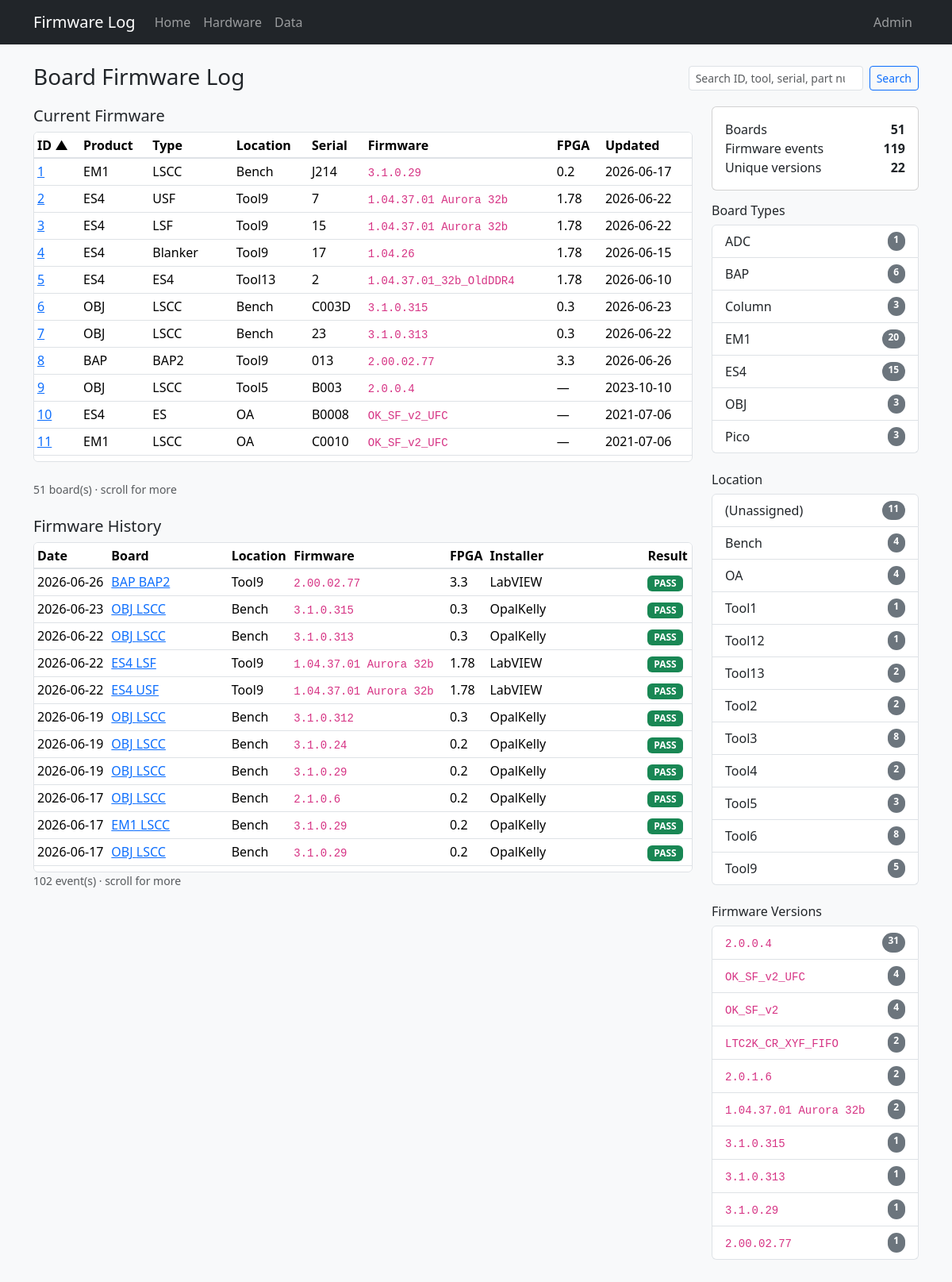
The page / on the database its author committed.
### tables this page shows
CREATE TABLE "boards" (
                board_id      INTEGER PRIMARY KEY,
                tool          TEXT,
                board_slot    TEXT,
                manufacturer  TEXT NOT NULL DEFAULT 'PDF Solutions Inc.',
                board_name    TEXT NOT NULL,
                serial        TEXT NOT NULL,
                part_number   TEXT,
                revision      TEXT,
                file_id       TEXT,
                product_name  TEXT NOT NULL,
                ddr_fbga      TEXT
            , inventory_serial TEXT, status TEXT, role TEXT, comment TEXT, open_item TEXT, po TEXT, modified_by TEXT, source_updated_at TEXT, data_source TEXT, dc_status TEXT, ac_status TEXT, gcal_status TEXT, adc_status TEXT, eeprom_status TEXT);

CREATE TABLE "firmware_history" (
                event_id    INTEGER PRIMARY KEY AUTOINCREMENT,
                board_id    INTEGER NOT NULL REFERENCES boards (board_id),
                event_date  TEXT NOT NULL,
                event_time  TEXT,
                fpga        TEXT,
                firmware    TEXT NOT NULL,
                installer   TEXT,
                result      TEXT
            );

### app.py (the view)
@app.route("/")
def index():
    product = request.args.get("product")
    firmware = request.args.get("firmware")
    tool = request.args.get("tool")
    search = request.args.get("q", "").strip()
    sort = request.args.get("sort", "board_id")
    order = request.args.get("order", "asc")
    return render_template(
        "index.html",
        boards=db.list_boards(
            product_name=product,
            firmware=firmware,
            tool=tool,
            search=search,
            sort=sort,
            order=order,
        ),
        history=db.list_history(
            product_name=product,
            firmware=firmware,
            tool=tool,
            search=search,
        ),
        stats=db.dashboard_stats(),
        fw_stats=db.firmware_stats(),
        tool_stats=db.tool_stats(),
        products=db.board_products(),
        available_firmware=db.firmware_for_product(product) if product else set(),
        available_products=db.products_for_firmware(firmware) if firmware else set(),
        available_tools=(
            db.tools_for_product(product) if product
            else db.tools_for_firmware(firmware) if firmware
            else set()
        ),
        available_products_for_tool=db.products_for_tool(tool) if tool else set(),
        available_firmware_for_tool=db.firmware_for_tool(tool) if tool else set(),
        product_filter=product,
        firmware_filter=firmware,
        tool_filter=tool,
        search=search,
        sort=sort,
        order=order,
    )

### db.py (called while the page is built)
def dict_row(cursor, row):
    return {col[0]: row[i] for i, col in enumerate(cursor.description)}

@contextmanager
def get_db():
    conn = sqlite3.connect(DATABASE)
    conn.row_factory = dict_row
    try:
        yield conn
    finally:
        conn.close()

def fetch_all(query, params=()):
    with get_db() as conn:
        return conn.execute(query, params).fetchall()

def fetch_one(query, params=()):
    with get_db() as conn:
        return conn.execute(query, params).fetchone()

def _board_search_clause(search, alias="b", extra_columns=()):
    if not search:
        return None, []
    like = f"%{search}%"
    columns = [col.format(a=alias) for col in BOARD_SEARCH_COLUMNS] + list(extra_columns)
    clause = "(" + " OR ".join(f"{col} LIKE ?" for col in columns) + ")"
    return clause, [like] * len(columns)

def dashboard_stats():
    return fetch_one(
        """
        SELECT
            (SELECT COUNT(*) FROM boards) AS board_count,
            (SELECT COUNT(*) FROM firmware_history) AS history_count,
            (SELECT COUNT(DISTINCT firmware) FROM firmware_history) AS firmware_versions
        """
    )

def firmware_stats():
    return fetch_all(
        """
        SELECT firmware, COUNT(*) AS board_count
        FROM current_firmware
        GROUP BY firmware
        ORDER BY board_count DESC, firmware DESC
        LIMIT 10
        """
    )

def board_products():
    return fetch_all(
        """
        SELECT product_name, COUNT(*) AS board_count
        FROM boards
        GROUP BY product_name
        ORDER BY product_name
        """
    )

def tool_stats():
    return fetch_all(
        """
        SELECT COALESCE(tool, '(Unassigned)') AS tool, COUNT(*) AS board_count
        FROM boards
        GROUP BY COALESCE(tool, '(Unassigned)')
        ORDER BY
            CASE WHEN tool = '(Unassigned)' THEN 1 ELSE 0 END,
            tool ASC
        """
    )

### templates/index.html (shortened to what this page needs)
{% extends "base.html" %}
{% from "macros.html" import sort_link, result_badge %}
{% block content %}
<div class="d-flex flex-wrap justify-content-between align-items-center gap-2 mb-3">
  <div>
    <h1 class="h3 mb-1">Board Firmware Log</h1>
  </div>
  <form id="search-form" action="{{ url_for('index') }}" method="get" class="d-flex gap-2">
    <input type="search" id="board-search" name="q" value="{{ search }}" class="form-control form-control-sm" placeholder="Search ID, tool, serial, part number…">
    <button class="btn btn-sm btn-outline-primary" type="submit">Search</button>
  </form>
</div>
<div class="row g-4">
  <div class="col-lg-9">
    <h2 class="h5">Current Firmware</h2>
    <div class="table-scroll-panel mb-4">
      <table class="table table-sm table-hover align-middle mb-0">
        <thead>
          <tr>
            <th>{{ sort_link('ID', 'board_id', sort, order, product_filter, firmware_filter, tool_filter, search) }}</th>
            <th>{{ sort_link('Product', 'product_name', sort, order, product_filter, firmware_filter, tool_filter, search) }}</th>
            <th>{{ sort_link('Type', 'board_name', sort, order, product_filter, firmware_filter, tool_filter, search) }}</th>
            <th>{{ sort_link('Location', 'tool', sort, order, product_filter, firmware_filter, tool_filter, search) }}</th>
            <th>{{ sort_link('Serial', 'serial', sort, order, product_filter, firmware_filter, tool_filter, search) }}</th>
            <th>{{ sort_link('Firmware', 'firmware', sort, order, product_filter, firmware_filter, tool_filter, search) }}</th>
            <th>FPGA</th>
            <th>{{ sort_link('Updated', 'event_date', sort, order, product_filter, firmware_filter, tool_filter, search) }}</th>
          </tr>
        </thead>
        <tbody>
          {% for b in boards %}
          <tr>
            <td><a href="{{ url_for('board_detail', board_id=b.board_id) }}">{{ b.board_id }}</a></td>
            <td>{{ b.product_name }}</td>
            <td>{{ b.board_name }}</td>
            <td>{{ b.tool or '—' }}</td>
            <td>{{ b.serial }}</td>
            <td>{% if b.current_firmware %}<code>{{ b.current_firmware }}</code>{% else %}<span class="text-muted">—</span>{% endif %}</td>
            <td>{{ b.current_fpga or '—' }}</td>
            <td>{{ b.last_update or '—' }}</td>
          </tr>
          {% else %}
          <tr><td colspan="8" class="text-muted">No boards match your filters.</td></tr>
          {% endfor %}
        </tbody>
      </table>
    </div>
    <p class="text-muted small">{{ boards|length }} board(s){% if boards|length > 12 %} · scroll for more{% endif %}</p>
    <h2 class="h5 mt-4">Firmware History</h2>
    <div class="table-scroll-panel">
      <table class="table table-sm table-hover align-middle mb-0">
        <thead>
          <tr>
            <th>Date</th>
            <th>Board</th>
            <th>Location</th>
            <th>Firmware</th>
            <th>FPGA</th>
            <th>Installer</th>
            <th>Result</th>
          </tr>
        </thead>
        <tbody>
          {% for row in history %}
          <tr>
            <td>{{ row.event_date }}</td>
            <td>
              <a href="{{ url_for('board_detail', board_id=row.board_id) }}">
                {{ row.product_name }} {{ row.board_name }}
              </a>
            </td>
            <td>{{ row.tool or '—' }}</td>
            <td><code>{{ row.firmware }}</code></td>
            <td>{{ row.fpga or '—' }}</td>
            <td>{{ row.installer or '—' }}</td>
            <td>{{ result_badge(row.result) }}</td>
          </tr>
          {% else %}
          <tr><td colspan="7" class="text-muted">No firmware history matches your filters.</td></tr>
          {% endfor %}
        </tbody>
      </table>
    </div>
    <p class="text-muted small">{{ history|length }} event(s){% if history|length > 10 %} · scroll for more{% endif %}</p>
  </div>
  <div class="col-lg-3">
    <div class="card mb-3">
      <div class="card-body">
        <div class="d-flex justify-content-between"><span>Boards</span><strong>{{ stats.board_count }}</strong></div>
        <div class="d-flex justify-content-between"><span>Firmware events</span><strong>{{ stats.history_count }}</strong></div>
        <div class="d-flex justify-content-between"><span>Unique versions</span><strong>{{ stats.firmware_versions }}</strong></div>
      </div>
    </div>
    <h2 class="h6">Board Types</h2>
    <div class="list-group mb-4">
      {% for p in products %}
      {% if (firmware_filter and p.product_name not in available_products and product_filter != p.product_name) or (tool_filter and p.product_name not in available_products_for_tool and product_filter != p.product_name) %}
      <span class="list-group-item d-flex justify-content-between py-2 filter-disabled" aria-disabled="true">
        <span>{{ p.product_name }}</span>
        <span class="badge text-bg-secondary rounded-pill">{{ p.board_count }}</span>
      </span>
      {% elif product_filter == p.product_name %}
      <a class="list-group-item list-group-item-action d-flex justify-content-between py-2 active"
         href="{{ url_for('index', firmware=firmware_filter, tool=tool_filter, q=search) }}">
        <span>{{ p.product_name }}</span>
        <span class="badge text-bg-light rounded-pill">{{ p.board_count }}</span>
      </a>
      {% else %}
      <a class="list-group-item list-group-item-action d-flex justify-content-between py-2"
         href="{{ url_for('index', product=p.product_name, firmware=firmware_filter, tool=tool_filter, q=search) }}">
        <span>{{ p.product_name }}</span>
        <span class="badge text-bg-secondary rounded-pill">{{ p.board_count }}</span>
      </a>
      {% endif %}
      {% endfor %}
    </div>
    <h2 class="h6">Location</h2>
    <div class="list-group mb-4">
      {% for row in tool_stats %}
      {% if (product_filter and row.tool not in available_tools and tool_filter != row.tool) or (firmware_filter and row.tool not in available_tools and tool_filter != row.tool) %}
      <span class="list-group-item d-flex justify-content-between py-2 filter-disabled" aria-disabled="true">
        <span>{{ row.tool }}</span>
        <span class="badge text-bg-secondary rounded-pill">{{ row.board_count }}</span>
      </span>
      {% elif tool_filter == row.tool %}
      <a class="list-group-item list-group-item-action d-flex justify-content-between py-2 active"
         href="{{ url_for('index', product=product_filter, firmware=firmware_filter, q=search) }}">
        <span>{{ row.tool }}</span>
        <span class="badge text-bg-light rounded-pill">{{ row.board_count }}</span>
      </a>
      {% else %}
      <a class="list-group-item list-group-item-action d-flex justify-content-between py-2"
         href="{{ url_for('index', product=product_filter, firmware=firmware_filter, tool=row.tool, q=search) }}">
        <span>{{ row.tool }}</span>
        <span class="badge text-bg-secondary rounded-pill">{{ row.board_count }}</span>
      </a>
      {% endif %}
      {% endfor %}
    </div>
    <h2 class="h6">Firmware Versions</h2>
    <div class="list-group">
      {% for row in fw_stats %}
      {% if (product_filter and row.firmware not in available_firmware and firmware_filter != row.firmware) or (tool_filter and row.firmware not in available_firmware_for_tool and firmware_filter != row.firmware) %}
      <span class="list-group-item d-flex justify-content-between py-2 filter-disabled" aria-disabled="true">
        <span><code class="small">{{ row.firmware }}</code></span>
        <span class="badge text-bg-secondary rounded-pill">{{ row.board_count }}</span>
      </span>
      {% else %}
      <a class="list-group-item list-group-item-action d-flex justify-content-between py-2"
         href="{{ url_for('index', firmware=row.firmware, product=product_filter, tool=tool_filter, q=search) }}">
        <span><code class="small">{{ row.firmware }}</code></span>
        <span class="badge text-bg-secondary rounded-pill">{{ row.board_count }}</span>
      </a>
      {% endif %}
      {% else %}
      <div class="list-group-item text-muted py-2">No data.</div>
      {% endfor %}
    </div>
  </div>
</div>
{% endblock %}

### templates/macros.html (shortened to what this page needs)
{% macro result_badge(result) -%}
  {% if result %}
    {% set r = result|upper %}
    {% if r == 'PASS' %}
      <span class="badge text-bg-success">PASS</span>
    {% elif r == 'FAIL' %}
      <span class="badge text-bg-danger">FAIL</span>
    {% else %}
      <span class="badge text-bg-secondary">{{ result }}</span>
    {% endif %}
  {% else %}
    <span class="text-muted">—</span>
  {% endif %}
{%- endmacro %}
{% macro sort_link(label, column, sort, order, product=None, firmware=None, tool=None, q=None) -%}
  {% set new_order = 'desc' if sort == column and order == 'asc' else 'asc' %}
  <a href="{{ url_for('index', sort=column, order=new_order, product=product, firmware=firmware, tool=tool, q=q) }}" class="text-decoration-none text-reset">
    {{ label }}{% if sort == column %} {% if order == 'asc' %}▲{% else %}▼{% endif %}{% endif %}
  </a>
{%- endmacro %}

### static/style.css (style rules this page uses)
body { background-color: #f8f9fa; }
code { font-size: 0.875em; }
.table th { white-space: nowrap; }
.table-scroll-panel { max-height: 26rem; overflow: auto; border: 1px solid var(--bs-border-color); border-radius: var(--bs-border-radius); background-color: #fff; }
.table-scroll-panel thead th { position: sticky; top: 0; z-index: 1; background-color: #fff; box-shadow: inset 0 -1px 0 var(--bs-border-color); }

### rows shown on the page
boards: board_id "1", product_name "EM1", board_name "LSCC", tool "Bench", serial "J214", current_firmware "3.1.0.29", current_fpga "0.2", last_update "2026-06-17"
boards: board_id "2", product_name "ES4", board_name "USF", tool "Tool9", serial "7", current_firmware "1.04.37.01 Aurora 32b", current_fpga "1.78", last_update "2026-06-22", board_count "5"
boards: board_id "3", product_name "ES4", board_name "LSF", tool "Tool9", serial "15", current_firmware "1.04.37.01 Aurora 32b", current_fpga "1.78", last_update "2026-06-22", board_count "15"
boards: board_id "4", product_name "ES4", board_name "Blanker", tool "Tool9", serial "17", current_firmware "1.04.26", current_fpga "1.78", last_update "2026-06-15"
boards: board_id "5", product_name "ES4", board_name "ES4", tool "Tool13", serial "2", current_firmware "1.04.37.01_32b_OldDDR4", current_fpga "1.78", last_update "2026-06-10", board_count "2"
firmware_history: board_id "6", product_name "OBJ", board_name "LSCC", tool "Bench", serial "C003D", current_firmware "3.1.0.315", fpga "0.3", event_date "2026-06-23", firmware "3.1.0.315", installer "OpalKelly", result "PASS"
firmware_history: board_id "7", product_name "OBJ", board_name "LSCC", tool "Bench", serial "23", current_firmware "3.1.0.313", fpga "0.3", event_date "2026-06-22", firmware "3.1.0.313", installer "OpalKelly", result "PASS"
firmware_history: board_id "8", product_name "BAP", board_name "BAP2", tool "Tool9", serial "013", current_firmware "2.00.02.77", fpga "3.3", event_date "2026-06-26", firmware "2.00.02.77", installer "LabVIEW", result "PASS"
boards: board_id "9", product_name "OBJ", board_name "LSCC", tool "Tool5", serial "B003", current_firmware "2.0.0.4", current_fpga "—", source_updated_at "2023-10-10"
boards: board_id "10", product_name "ES4", board_name "ES", tool "OA", serial "B0008", current_firmware "OK_SF_v2_UFC", current_fpga "—", last_update "2021-07-06"
boards: board_id "11", product_name "EM1", board_name "LSCC", tool "OA", serial "C0010", current_firmware "OK_SF_v2_UFC", current_fpga "—", last_update "2021-07-06"
firmware_history: event_date "2026-06-22", product_name "ES4", board_name "LSF", tool "Tool9", firmware "1.04.37.01 Aurora 32b", fpga "1.78", installer "LabVIEW", result "PASS"
firmware_history: event_date "2026-06-22", product_name "ES4", board_name "USF", tool "Tool9", firmware "1.04.37.01 Aurora 32b", fpga "1.78", installer "LabVIEW", result "PASS"
firmware_history: event_date "2026-06-19", product_name "OBJ", board_name "LSCC", tool "Bench", firmware "3.1.0.312", fpga "0.3", installer "OpalKelly", result "PASS"
firmware_history: event_date "2026-06-19", product_name "OBJ", board_name "LSCC", tool "Bench", firmware "3.1.0.24", fpga "0.2", installer "OpalKelly", result "PASS"
firmware_history: event_date "2026-06-19", product_name "OBJ", board_name "LSCC", tool "Bench", firmware "3.1.0.29", fpga "0.2", installer "OpalKelly", result "PASS"
firmware_history: event_date "2026-06-17", product_name "OBJ", board_name "LSCC", tool "Bench", firmware "2.1.0.6", fpga "0.2", installer "OpalKelly", result "PASS"
firmware_history: event_date "2026-06-17", product_name "EM1", board_name "LSCC", tool "Bench", firmware "3.1.0.29", fpga "0.2", installer "OpalKelly", result "PASS"
firmware_history: event_date "2026-06-17", product_name "OBJ", board_name "LSCC", tool "Bench", firmware "3.1.0.29", fpga "0.2", installer "OpalKelly", result "PASS"
boards: product_name "EM1", board_count "20"

### other values the page prints
{{ label }} "ID Product Type Location Serial Firmware Updated"
{{ boards|length }} "51"
{{ history|length }} "102"
{{ stats.board_count }} "51"
{{ stats.history_count }} "119"
{{ stats.firmware_versions }} "22"
{{ p.product_name }} "ADC" "BAP" "Column" "OBJ" "Pico"
{{ p.board_count }} "1" "6" "3" "3" "3"
{{ row.tool }} "(Unassigned)" "Bench" "OA" "Tool1" "Tool12" "Tool2" "Tool3" "Tool4" "Tool5" "Tool6"
{{ row.board_count }} "11" "4" "4" "1" "1" "2" "8" "2" "3" "8"
{{ row.firmware }} "2.0.0.4" "OK_SF_v2_UFC" "OK_SF_v2" "LTC2K_CR_XYF_FIFO" "2.0.1.6" "1.04.37.01 Aurora 32b" "3.1.0.315" "3.1.0.313" "3.1.0.29" "2.00.02.77"
{{ row.board_count }} "31" "4" "4" "2" "2" "2" "1" "1" "1" "1"
